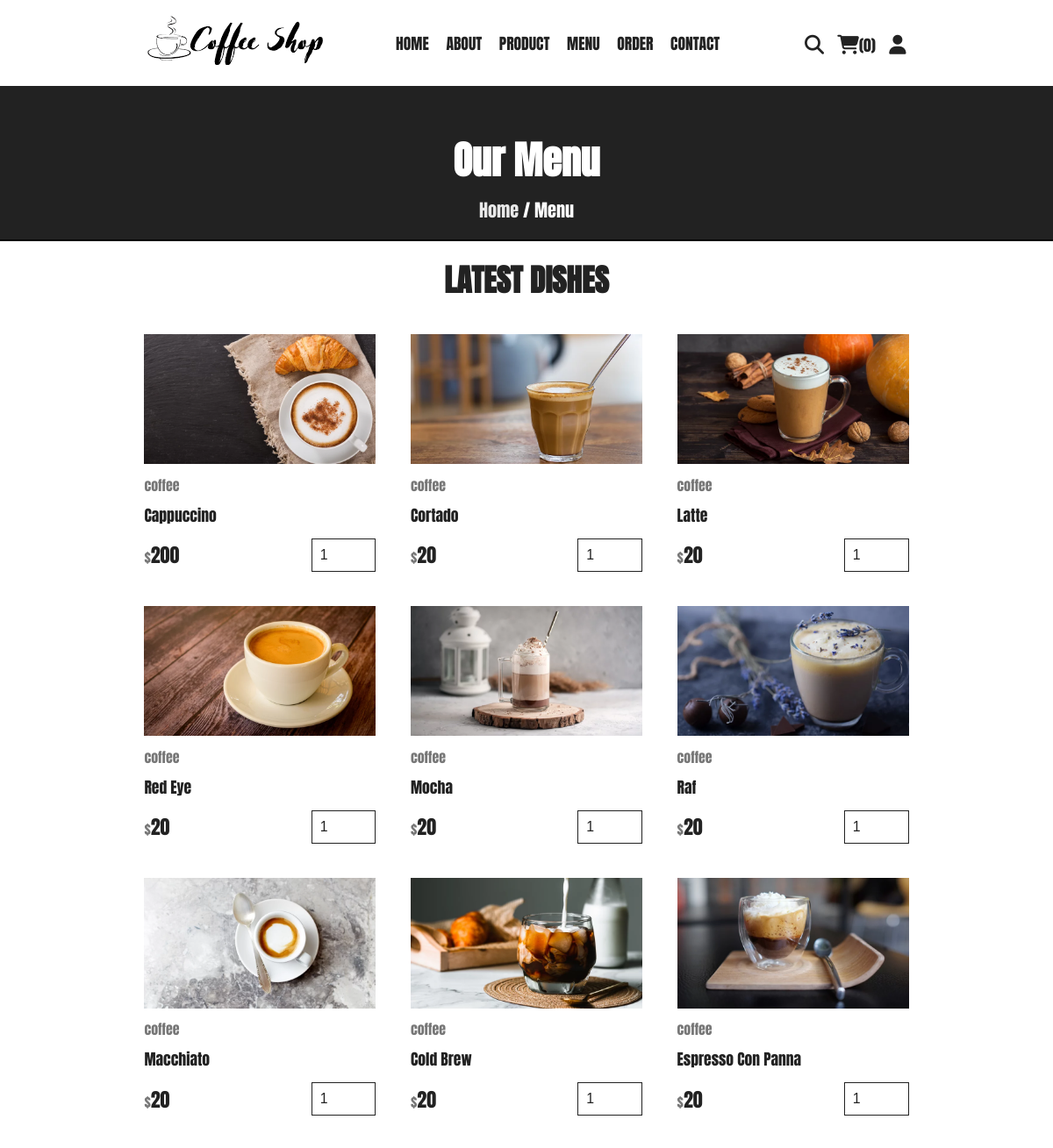
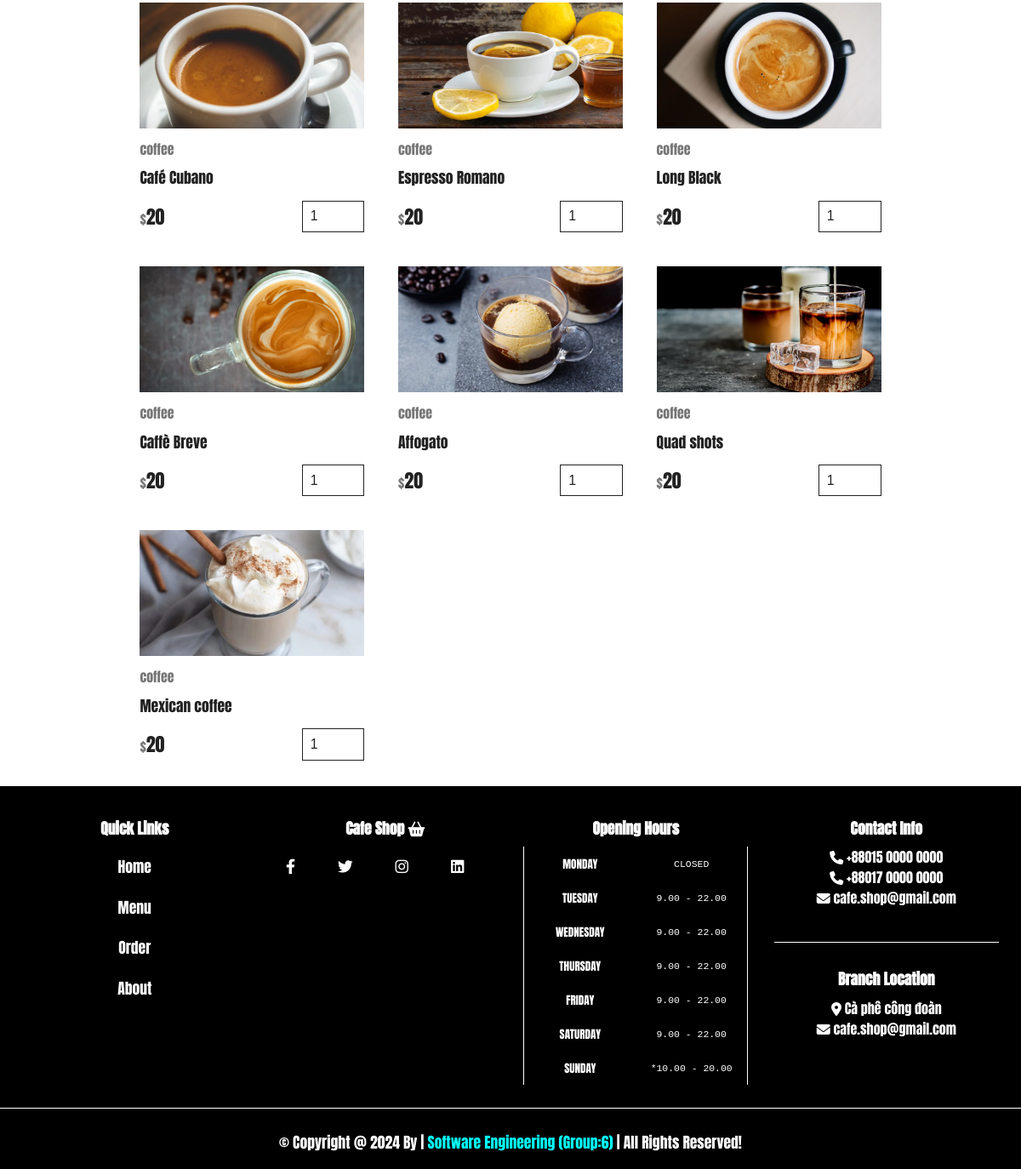
The page /product.php on the database its author committed (2 pictures, top to bottom).
### tables this page shows
CREATE TABLE `products` (
  `id` int(100) NOT NULL,
  `name` varchar(100) NOT NULL,
  `category` varchar(100) NOT NULL,
  `price` int(10) NOT NULL,
  `image` varchar(100) NOT NULL,
  `popularity` int(8) DEFAULT NULL,
  `disprice` int(10) DEFAULT NULL,
  `desc` varchar(1500) DEFAULT NULL
);

### product.php (the view, shortened to what this page needs)
<?php
include 'components/connect.php';
?>
<!DOCTYPE html>
<html lang="en">
<head>
   <link rel="stylesheet" href="https://cdnjs.cloudflare.com/ajax/libs/font-awesome/6.1.1/css/all.min.css">
   <link rel="stylesheet" href="css/style.css">
</head>
<body>
<?php include 'components/user_header.php'; ?>
<div class="heading">
   <h3>our menu</h3>
   <p><a href="home.php">Home</a> <span> / Menu</span></p>
</div>
<section class="products">
   <h1 class="title">latest dishes</h1>
   <div class="box-container">
      <?php
         $select_products = $conn->prepare("SELECT * FROM `products`");
         $select_products->execute();
         if($select_products->rowCount() > 0){
            while($fetch_products = $select_products->fetch(PDO::FETCH_ASSOC)){
      ?>
      <form action="" method="post" class="box">
         <img src="uploaded_img/<?= $fetch_products['image']; ?>" alt="">
         <a href="category.php?category=<?= $fetch_products['category']; ?>" class="cat"><?= $fetch_products['category']; ?></a>
         <div class="name"><?= $fetch_products['name']; ?></div>
         <div class="flex">
            <div class="price"><span>$</span><?= $fetch_products['price']; ?></div>
            <input type="number" name="qty" class="qty" min="1" max="99" value="1" maxlength="2"">
         </div>
      </form>
      <?php
            }
         }else{
            echo '<p class="empty">no products added yet!</p>';
         }
      ?>
   </div>
</section>
<?php include 'components/footer.php'; ?>
</body>
</html>

### components/user_header.php (shortened to what this page needs)
<header class="header">
   <section class="flex">
      <a href="home.php" class="logo">
         <img src="images/logo.png" alt="Cafe Shop 😋">
      </a>
      <nav class="navbar">
         <a href="home.php">HOME</a>
         <a href="about.php">ABOUT</a>
         <a href="product.php">PRODUCT</a>
         <a href="menu.php">MENU</a>
         <a href="orders.php">ORDER</a>
         <a href="contact.php">CONTACT</a>
      </nav>
      <div class="icons">
         <?php
         $count_cart_items = $conn->prepare("SELECT * FROM `cart` WHERE user_id = ?");
         $count_cart_items->execute([$user_id]);
         $total_cart_items = $count_cart_items->rowCount();
         ?>
         <a href="search.php"><i class="fas fa-search"></i></a>
         <a href="cart.php"><i class="fas fa-shopping-cart"></i><span>(<?= $total_cart_items; ?>)</span></a>
         <div id="user-btn" class="fas fa-user"></div>
      </div>
   </section>
</header>

### components/footer.php
<footer class="footer">
   <section class="grid">
      <div class="box">
         <h3>quick links</h3>
         <a href="home.php"> Home </a>
         <a href="menu.php"> Menu </a>
         <a href="orders.php"> Order </a>
         <a href="about.php"> About </a>
      </div>
      <div class="box">
         <h3> Cafe Shop <i class="fas fa-shopping-basket"></i> </h3>
         <div class="share">
            <a href="#" class="fab fa-facebook-f"></a>
            <a href="#" class="fab fa-twitter"></a>
            <a href="#" class="fab fa-instagram"></a>
            <a href="#" class="fab fa-linkedin"></a>
         </div>
      </div>
      <div class="box">
         <h3>Opening Hours</h3>
         <div class="dateinfo">
            <p>MONDAY </p> <samp>CLOSED</samp>
         </div>
         <div class="dateinfo">
            <p>TUESDAY </p> <samp>9.00 - 22.00</samp>
         </div>
         <div class="dateinfo">
            <p>WEDNESDAY </p><samp>9.00 - 22.00</samp>
         </div>
         <div class="dateinfo">
            <p>THURSDAY </p><samp>9.00 - 22.00</samp>
         </div>
         <div class="dateinfo">
            <p>FRIDAY </p> <samp>9.00 - 22.00</samp>
         </div>
         <div class="dateinfo">
            <p>SATURDAY </p> <samp>9.00 - 22.00</samp>
         </div>
         <div class="dateinfo">
            <p>SUNDAY </p><samp>*10.00 - 20.00</samp>
         </div>
      </div>
      <div class="box">
         <h3>contact info</h3>
         <div class="phone">
            <p> <i class="fas fa-phone"></i> +88015 0000 0000 </p>
            <p> <i class="fas fa-phone"></i> +88017 0000 0000 </a>
            <p> <i class="fas fa-envelope"></i> cafe.shop@gmail.com </p>
         </div>
         <div class="phone1">
            <h3>Branch Location</h3>
            <p> <i class="fas fa-map-marker-alt"></i> Cà phê công đoàn </p>
            <p> <i class="fas fa-envelope"></i> cafe.shop@gmail.com </p>
         </div>
      </div>
   </section>
   <div class="credit">&copy; copyright @ <?= date('Y'); ?> by <span></span> | <a>Software Engineering (Group:6)</a> | all rights reserved!</div>
</footer>

### css/style.css (style rules this page uses)
:root { --yellow: black; --red: #e74c3c; --white: #fff; --black: #222; --light-color: #777; --border: .2rem solid var(--black); }
* { margin: 0; padding: 0; box-sizing: border-box; outline: none; border: none; text-decoration: none; }
html { font-size: 62.5%; overflow-x: hidden; scroll-behavior: smooth; stop-opacity: 7rem; font-family: 'Anton', sans-serif; }
section { margin: 0 auto; max-width: 1200px; padding: 2rem; }
.title { text-align: center; margin-bottom: 2.5rem; font-size: 4rem; color: var(--black); text-transform: uppercase; text-underline-offset: 1rem; }
.heading { display: flex; text-align: center; gap: 1rem; flex-flow: column; padding-top: 50px; background-color: var(--black); min-height: 20rem; border-bottom: 2px solid black; z-index: inherit; }
.heading h3 { font-size: 5rem; color: var(--white); text-transform: capitalize; }
.heading p { font-size: 2.3rem; color: var(--white); }
.heading p a { color: var(--white); opacity: 0.9; }
.header { position: sticky; padding: 0 150px; top: 0; left: 0; right: 0; z-index: 1000; background-color: var(--white); border-bottom: var(--border); }
.header .flex { display: flex; align-items: center; justify-content: space-between; position: relative; }
.header .flex .logo { font-size: 2.5rem; color: var(--black); }
.header .flex .navbar a { font-size: 2rem; color: var(--black); margin: 0 1rem; }
.header .flex .icons>* { margin-left: 1.5rem; font-size: 2.5rem; color: var(--black); cursor: pointer; }
.header .flex .icons span { font-size: 2rem; }
.products .box-container { display: grid; grid-template-columns: repeat(4, 33rem); justify-content: center; align-items: flex-start; gap: 1.5rem; }
.products .box-container .box { box-shadow: var(--box-shadow); padding: 1.5rem; position: relative; overflow: hidden; }
.products .box-container .box img { width: 100%; object-fit: contain; margin-bottom: 1rem; }
.products .box-container .box .cat { font-size: 1.8rem; color: var(--light-color); }
.products .box-container .box .name { font-size: 2rem; color: var(--black); margin: 1rem 0; }
.products .box-container .box .flex { display: flex; align-items: center; gap: 1rem; margin-top: 1.5rem; }
.products .box-container .box .flex .price { margin-right: auto; font-size: 2.5rem; color: var(--black); }
.products .box-container .box .flex .price span { color: var(--light-color); font-size: 1.8rem; }
.products .box-container .box .flex .qty { padding: 1rem; border: var(--border); font-size: 1.8rem; color: var(--black); }
.footer { margin-left: 0px; width: 100%; background-color: black; color: #fff; height: 400px; }
.footer .grid { display: grid; grid-template-columns: repeat(auto-fit, minmax(27rem, 1fr)); gap: 1.5rem; display: flex; }
.footer .grid .box { flex-direction: row; padding: 1rem; font-size: medium; }
.footer .box { flex-direction: row; }
.footer .grid .box { text-align: center; width: 100%; }
.footer .grid .box h3 { margin: 1rem 0; font-size: 2rem; color: var(--white); text-transform: capitalize; }
.footer .grid .box .share { display: flex; }
.footer .grid .box .phone { padding-bottom: 40px; }
.footer .grid .box .phone1 { padding-top: 20px; border-top: 1px solid #fff; }
.footer .grid .box .share a { padding-right: 35px; }
.footer .grid .box a { display: block; flex-direction: row; font-size: 2rem; color: #fff; line-height: 1; padding: 15px; transition: .2s linear; }
.footer .grid .box .dateinfo { width: 100%; display: flex; align-items: center; border-left: 1px solid #fff; border-right: 1px solid #fff; }
.footer .grid .box .dateinfo p { width: 50%; display: inline; float: left; font-size: 1.5rem; padding: 10px; }
.footer .grid .box .dateinfo samp { width: 50%; float: right; font-size: 1.3rem; }
.credit { text-align: center; background-color: black; color: var(--white); font-size: 2rem; text-transform: capitalize; padding-top: 3rem; padding-bottom: 2rem; border-top: 1px solid #fff; }
.credit a { color: aqua; }
@media (max-width:1284px) { html { font-size: 55%; } }
@media (max-width:1284px) { .products .box-container { grid-template-columns: repeat(3, 33rem); } }

### rows shown on the page
products: image (picture), category "coffee", name "Cappuccino", price "200"
products: image (picture), category "coffee", name "Cortado", price "20"
products: image (picture), category "coffee", name "Latte", price "20"
products: image (picture), category "coffee", name "Red Eye", price "20"
products: image (picture), category "coffee", name "Mocha", price "20"
products: image (picture), category "coffee", name "Raf", price "20"
products: image (picture), category "coffee", name "Macchiato", price "20"
products: image (picture), category "coffee", name "Cold Brew", price "20"
products: image (picture), category "coffee", name "Espresso Con Panna", price "20"
products: image (picture), category "coffee", name "Café Cubano", price "20"
products: image (picture), category "coffee", name "Espresso Romano", price "20"
products: image (picture), category "coffee", name "Long Black", price "20"
products: image (picture), category "coffee", name "Caffè Breve", price "20"
products: image (picture), category "coffee", name "Affogato", price "20"
products: image (picture), category "coffee", name "Quad shots", price "20"
products: image (picture), category "coffee", name "Mexican coffee", price "20"

### other values the page prints
$total_cart_items "0"
